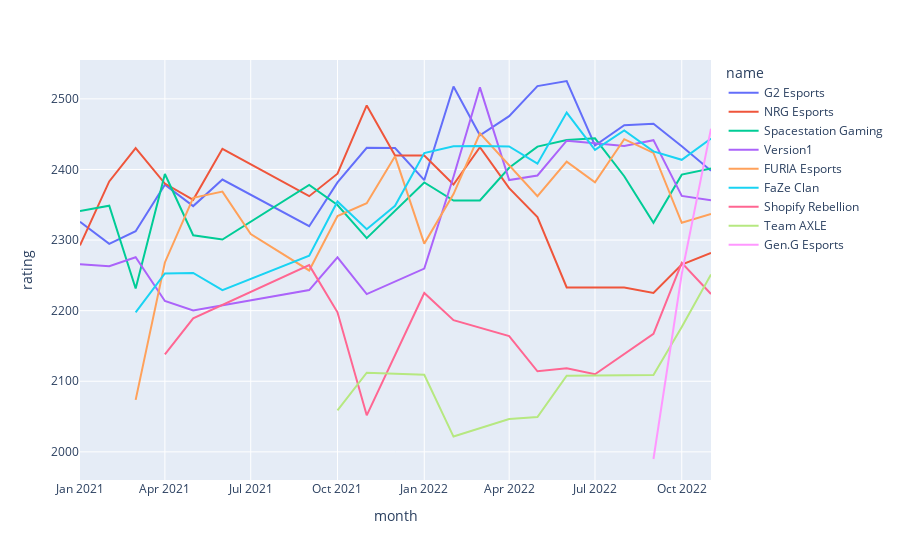

Here is the notebook cell this chart was saved with:
### Code cell
teams2plot = {
    'Spacestation Gaming', 'NRG Esports', 'Version1','FaZe Clan', 'FURIA Esports', 'Shopify Rebellion', 'Team AXLE', 'Gen.G Esports', 'G2 Esports'
}
plot_df = ratings_history[(ratings_history['name'].apply(lambda x: x in teams2plot)) & (ratings_history['date'].dt.year >= 2021)].copy()
plot_df['month'] = plot_df['date'].to_numpy().astype('datetime64[M]')
plot_df = plot_df.groupby(['month', 'name'], as_index=False).mean(['rating'])
px.line(plot_df, x='month', y='rating', color='name')

### Figure 1 — Plotly figure (JSON) as saved in the notebook; plotly's stock layout.template omitted (floating-point values rounded to 4 significant figures)
{"data": [{"hovertemplate": "name=G2 Esports<br>month=%{x}<br>rating=%{y}<extra></extra>", "legendgroup": "G2 Esports", "line": {"color": "#636efa", "dash": "solid"}, "marker": {"symbol": "circle"}, "mode": "lines", "name": "G2 Esports", "orientation": "v", "showlegend": true, "type": "scatter", "x": ["2021-01-01T00:00:00", "2021-02-01T00:00:00", "2021-03-01T00:00:00", "2021-04-01T00:00:00", "2021-05-01T00:00:00", "2021-06-01T00:00:00", "2021-09-01T00:00:00", "2021-10-01T00:00:00", "2021-11-01T00:00:00", "2021-12-01T00:00:00", "2022-01-01T00:00:00", "2022-02-01T00:00:00", "2022-03-01T00:00:00", "2022-04-01T00:00:00", "2022-05-01T00:00:00", "2022-06-01T00:00:00", "2022-07-01T00:00:00", "2022-08-01T00:00:00", "2022-09-01T00:00:00", "2022-10-01T00:00:00", "2022-11-01T00:00:00"], "xaxis": "x", "y": [2326.0, 2295.0, 2313.0, 2378.0, 2348.0, 2386.0, 2320.0, 2382.0, 2431.0, 2430.0, 2385.0, 2517.0, 2449.0, 2475.0, 2518.0, 2525.0, 2434.0, 2463.0, 2465.0, 2433.0, 2398.0], "yaxis": "y"}, {"hovertemplate": "name=NRG Esports<br>month=%{x}<br>rating=%{y}<extra></extra>", "legendgroup": "NRG Esports", "line": {"color": "#EF553B", "dash": "solid"}, "marker": {"symbol": "circle"}, "mode": "lines", "name": "NRG Esports", "orientation": "v", "showlegend": true, "type": "scatter", "x": ["2021-01-01T00:00:00", "2021-02-01T00:00:00", "2021-03-01T00:00:00", "2021-04-01T00:00:00", "2021-05-01T00:00:00", "2021-06-01T00:00:00", "2021-09-01T00:00:00", "2021-10-01T00:00:00", "2021-11-01T00:00:00", "2021-12-01T00:00:00", "2022-01-01T00:00:00", "2022-02-01T00:00:00", "2022-03-01T00:00:00", "2022-04-01T00:00:00", "2022-05-01T00:00:00", "2022-06-01T00:00:00", "2022-08-01T00:00:00", "2022-09-01T00:00:00", "2022-10-01T00:00:00", "2022-11-01T00:00:00"], "xaxis": "x", "y": [2292.0, 2383.0, 2430.0, 2380.0, 2357.0, 2429.0, 2362.0, 2394.0, 2491.0, 2420.0, 2420.0, 2379.0, 2431.0, 2374.0, 2332.0, 2233.0, 2233.0, 2225.0, 2265.0, 2282.0], "yaxis": "y"}, {"hovertemplate": "name=Spacestation Gaming<br>month=%{x}<br>rating=%{y}<extra></extra>", "legendgroup": "Spacestation Gaming", "line": {"color": "#00cc96", "dash": "solid"}, "marker": {"symbol": "circle"}, "mode": "lines", "name": "Spacestation Gaming", "orientation": "v", "showlegend": true, "type": "scatter", "x": ["2021-01-01T00:00:00", "2021-02-01T00:00:00", "2021-03-01T00:00:00", "2021-04-01T00:00:00", "2021-05-01T00:00:00", "2021-06-01T00:00:00", "2021-09-01T00:00:00", "2021-10-01T00:00:00", "2021-11-01T00:00:00", "2022-01-01T00:00:00", "2022-02-01T00:00:00", "2022-03-01T00:00:00", "2022-04-01T00:00:00", "2022-05-01T00:00:00", "2022-06-01T00:00:00", "2022-07-01T00:00:00", "2022-08-01T00:00:00", "2022-09-01T00:00:00", "2022-10-01T00:00:00", "2022-11-01T00:00:00"], "xaxis": "x", "y": [2341.0, 2349.0, 2231.0, 2394.0, 2307.0, 2301.0, 2378.0, 2350.0, 2303.0, 2382.0, 2356.0, 2356.0, 2402.0, 2432.0, 2442.0, 2444.0, 2390.0, 2324.0, 2393.0, 2402.0], "yaxis": "y"}, {"hovertemplate": "name=Version1<br>month=%{x}<br>rating=%{y}<extra></extra>", "legendgroup": "Version1", "line": {"color": "#ab63fa", "dash": "solid"}, "marker": {"symbol": "circle"}, "mode": "lines", "name": "Version1", "orientation": "v", "showlegend": true, "type": "scatter", "x": ["2021-01-01T00:00:00", "2021-02-01T00:00:00", "2021-03-01T00:00:00", "2021-04-01T00:00:00", "2021-05-01T00:00:00", "2021-09-01T00:00:00", "2021-10-01T00:00:00", "2021-11-01T00:00:00", "2022-01-01T00:00:00", "2022-02-01T00:00:00", "2022-03-01T00:00:00", "2022-04-01T00:00:00", "2022-05-01T00:00:00", "2022-06-01T00:00:00", "2022-07-01T00:00:00", "2022-08-01T00:00:00", "2022-09-01T00:00:00", "2022-10-01T00:00:00", "2022-11-01T00:00:00"], "xaxis": "x", "y": [2266.0, 2263.0, 2276.0, 2214.0, 2200.0, 2229.0, 2276.0, 2223.0, 2260.0, 2390.0, 2516.0, 2385.0, 2391.0, 2441.0, 2437.0, 2433.0, 2442.0, 2363.0, 2356.0], "yaxis": "y"}, {"hovertemplate": "name=FURIA Esports<br>month=%{x}<br>rating=%{y}<extra></extra>", "legendgroup": "FURIA Esports", "line": {"color": "#FFA15A", "dash": "solid"}, "marker": {"symbol": "circle"}, "mode": "lines", "name": "FURIA Esports", "orientation": "v", "showlegend": true, "type": "scatter", "x": ["2021-03-01T00:00:00", "2021-04-01T00:00:00", "2021-05-01T00:00:00", "2021-06-01T00:00:00", "2021-07-01T00:00:00", "2021-09-01T00:00:00", "2021-10-01T00:00:00", "2021-11-01T00:00:00", "2021-12-01T00:00:00", "2022-01-01T00:00:00", "2022-02-01T00:00:00", "2022-03-01T00:00:00", "2022-05-01T00:00:00", "2022-06-01T00:00:00", "2022-07-01T00:00:00", "2022-08-01T00:00:00", "2022-09-01T00:00:00", "2022-10-01T00:00:00", "2022-11-01T00:00:00"], "xaxis": "x", "y": [2074.0, 2268.0, 2360.0, 2369.0, 2309.0, 2257.0, 2334.0, 2352.0, 2419.0, 2295.0, 2365.0, 2451.0, 2362.0, 2411.0, 2382.0, 2443.0, 2423.0, 2324.0, 2337.0], "yaxis": "y"}, {"hovertemplate": "name=FaZe Clan<br>month=%{x}<br>rating=%{y}<extra></extra>", "legendgroup": "FaZe Clan", "line": {"color": "#19d3f3", "dash": "solid"}, "marker": {"symbol": "circle"}, "mode": "lines", "name": "FaZe Clan", "orientation": "v", "showlegend": true, "type": "scatter", "x": ["2021-03-01T00:00:00", "2021-04-01T00:00:00", "2021-05-01T00:00:00", "2021-06-01T00:00:00", "2021-09-01T00:00:00", "2021-10-01T00:00:00", "2021-11-01T00:00:00", "2021-12-01T00:00:00", "2022-01-01T00:00:00", "2022-02-01T00:00:00", "2022-03-01T00:00:00", "2022-04-01T00:00:00", "2022-05-01T00:00:00", "2022-06-01T00:00:00", "2022-07-01T00:00:00", "2022-08-01T00:00:00", "2022-09-01T00:00:00", "2022-10-01T00:00:00", "2022-11-01T00:00:00"], "xaxis": "x", "y": [2198.0, 2253.0, 2254.0, 2229.0, 2278.0, 2355.0, 2315.0, 2349.0, 2423.0, 2433.0, 2433.0, 2433.0, 2408.0, 2481.0, 2428.0, 2455.0, 2426.0, 2414.0, 2444.0], "yaxis": "y"}, {"hovertemplate": "name=Shopify Rebellion<br>month=%{x}<br>rating=%{y}<extra></extra>", "legendgroup": "Shopify Rebellion", "line": {"color": "#FF6692", "dash": "solid"}, "marker": {"symbol": "circle"}, "mode": "lines", "name": "Shopify Rebellion", "orientation": "v", "showlegend": true, "type": "scatter", "x": ["2021-04-01T00:00:00", "2021-05-01T00:00:00", "2021-09-01T00:00:00", "2021-10-01T00:00:00", "2021-11-01T00:00:00", "2022-01-01T00:00:00", "2022-02-01T00:00:00", "2022-04-01T00:00:00", "2022-05-01T00:00:00", "2022-06-01T00:00:00", "2022-07-01T00:00:00", "2022-09-01T00:00:00", "2022-10-01T00:00:00", "2022-11-01T00:00:00"], "xaxis": "x", "y": [2138.0, 2189.0, 2264.0, 2198.0, 2052.0, 2225.0, 2187.0, 2164.0, 2114.0, 2119.0, 2110.0, 2167.0, 2268.0, 2224.0], "yaxis": "y"}, {"hovertemplate": "name=Team AXLE<br>month=%{x}<br>rating=%{y}<extra></extra>", "legendgroup": "Team AXLE", "line": {"color": "#B6E880", "dash": "solid"}, "marker": {"symbol": "circle"}, "mode": "lines", "name": "Team AXLE", "orientation": "v", "showlegend": true, "type": "scatter", "x": ["2021-10-01T00:00:00", "2021-11-01T00:00:00", "2022-01-01T00:00:00", "2022-02-01T00:00:00", "2022-04-01T00:00:00", "2022-05-01T00:00:00", "2022-06-01T00:00:00", "2022-09-01T00:00:00", "2022-10-01T00:00:00", "2022-11-01T00:00:00"], "xaxis": "x", "y": [2059.0, 2112.0, 2109.0, 2022.0, 2047.0, 2049.0, 2108.0, 2109.0, 2177.0, 2251.0], "yaxis": "y"}, {"hovertemplate": "name=Gen.G Esports<br>month=%{x}<br>rating=%{y}<extra></extra>", "legendgroup": "Gen.G Esports", "line": {"color": "#FF97FF", "dash": "solid"}, "marker": {"symbol": "circle"}, "mode": "lines", "name": "Gen.G Esports", "orientation": "v", "showlegend": true, "type": "scatter", "x": ["2022-09-01T00:00:00", "2022-10-01T00:00:00", "2022-11-01T00:00:00"], "xaxis": "x", "y": [1990.0, 2252.0, 2458.0], "yaxis": "y"}], "layout": {"legend": {"title": {"text": "name"}, "tracegroupgap": 0}, "margin": {"t": 60}, "xaxis": {"anchor": "y", "domain": [0, 1], "title": {"text": "month"}}, "yaxis": {"anchor": "x", "domain": [0, 1], "title": {"text": "rating"}}}}
